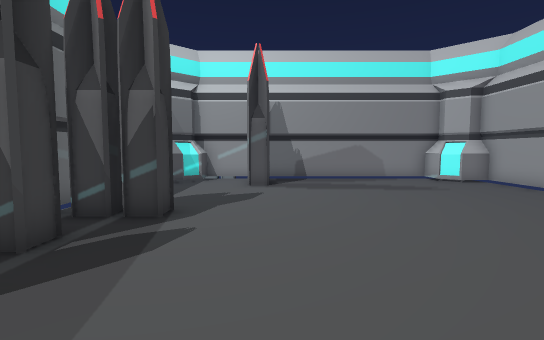
View 1 (above)

14 first-person views from a walk through a 3-D level made in the Unity game engine. The camera is 1.3 m above the floor, tilts 4° down and sees 85° across. The floor is counted in squares, 1 m on a side. Each view is taken from the middle of a square. On the plan, view 1 faces up. The plan holds only what a view shows up to about 14 squares ahead; the rest is blank. The place goes on beyond the plan.

View 2
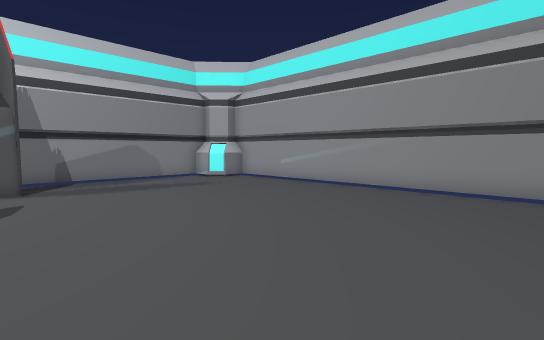

View 3
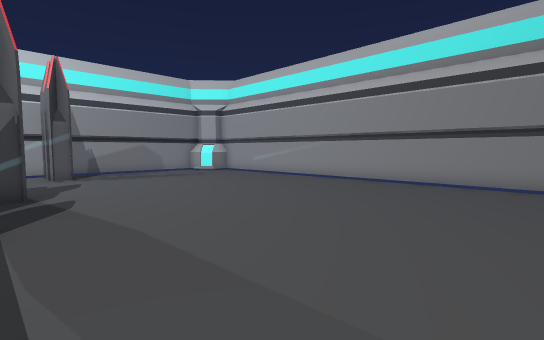

View 4
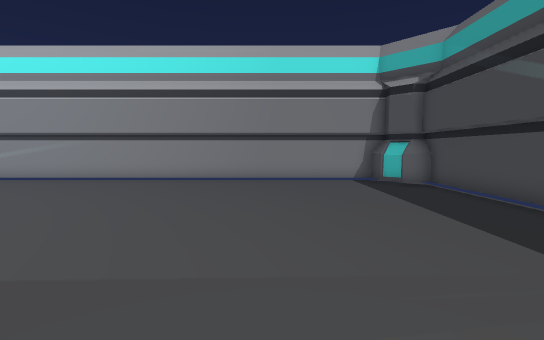

View 5
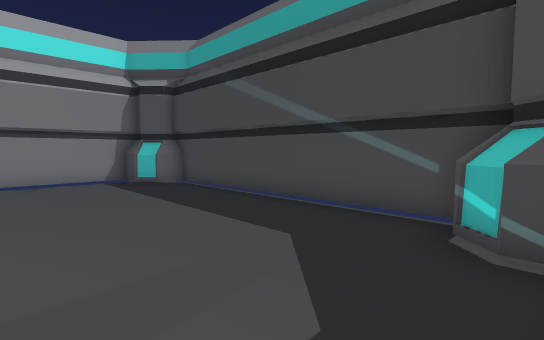

View 6
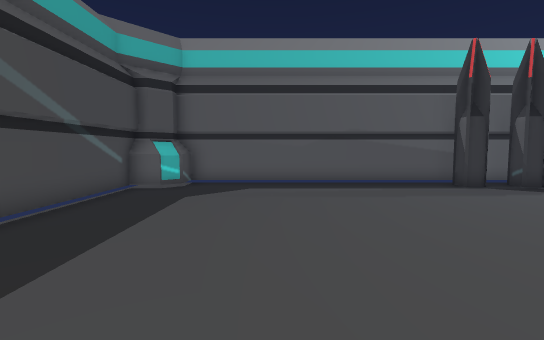

View 7
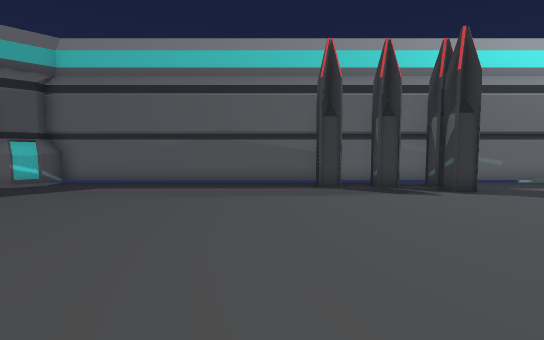

View 8
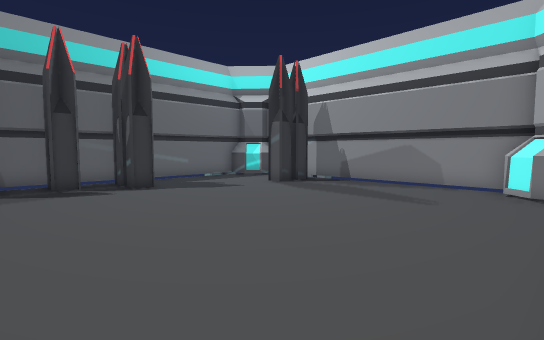

View 9
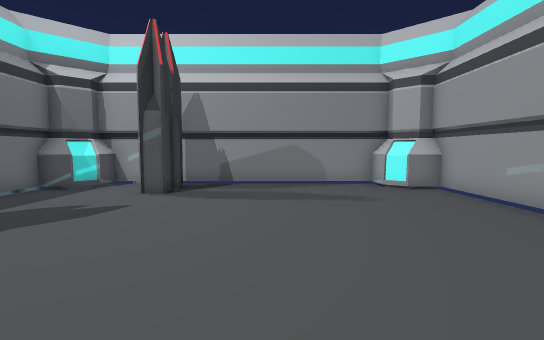

View 10
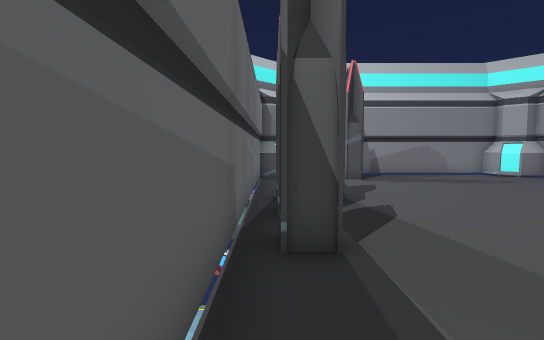

View 11
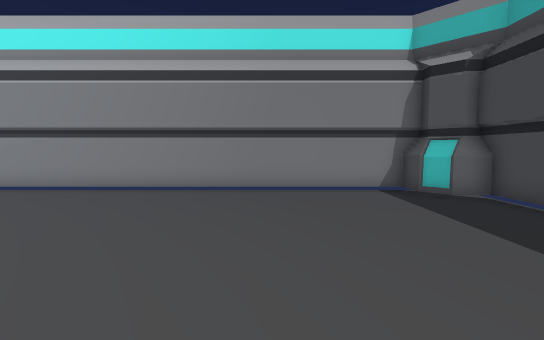

View 12
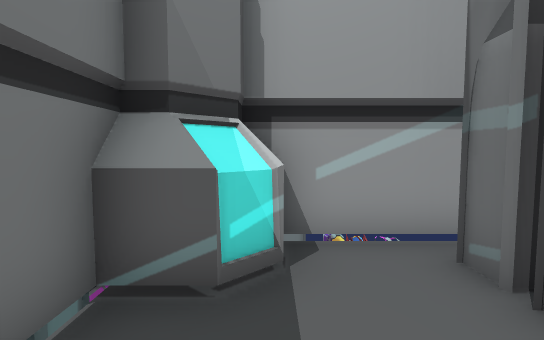

View 13
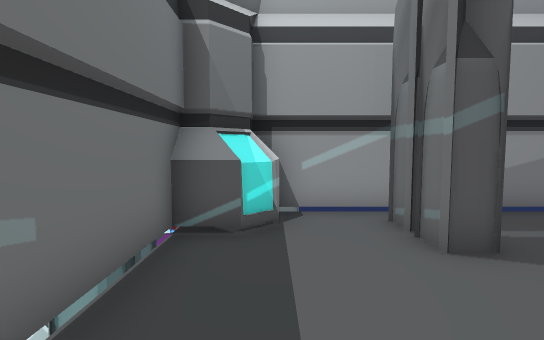

View 14
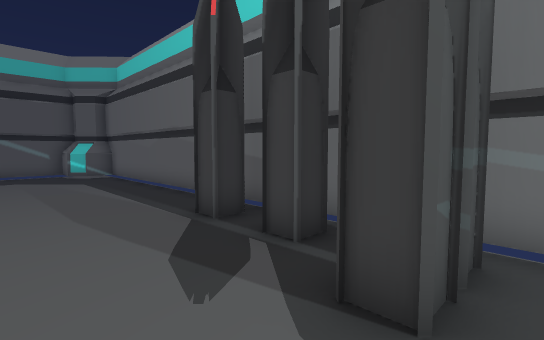

### Floor plan
Points are (right, up) in squares from view 1. A wall is a line through its corners. A room is listed if a view was taken in it or the views show most of it. See-through windows are left out.
Room 1 (views 1, 2, 3, 4, 5, 6, 7, 8, 9, 10, 11, 12, 13, 14)
walls: (-4.6, 10.5) (-4.6, -8.5) (-3.8, -8.5); (-3.6, 11.7) (-4.5, 11.7); (-2.9, 12.2) (-3.6, 11.5) (-4.5, 11.5); (8.5, 11.5) (7.5, 11.5) (6.8, 12.2) (6.8, 13.3); (7.4, -8.2) (8.5, -8.2); (7.4, -8.3) (8.5, -8.3); (-3.6, -8.2) (-2.9, -8.9); (8.5, 11.7) (7.6, 11.7); (7.6, -8.7) (7.5, -8.5) (8.4, -8.5) (8.4, 12) (7.9, 12) (7.3, 12.5) (6.8, 12.2); (-4.6, -8.2) (-3.7, -8.2); (-3.5, -8.9) (-2.9, -8.7); (-2.9, 13.2) (-2.9, 12.3) (-3.5, 12.6) (-4.1, 12) (-4.5, 12); (-4.6, -8.3) (-3.8, -8.3); (-4, -8.7) (-3.5, -9.2) (-2.9, -8.8) (-2.9, -9.9); (7.4, 13.1) (-3.5, 13.1); (7.2, -9.3) (7.9, -8.6); (6.8, -9.9) (6.8, -8.9) (7.5, -8.2); (-3.4, -9.8) (7.2, -9.8)
ways out: opening at (-4, 11)
objects: other object (-4, 2) to (-3, 2); other object (-4, 4) to (-3, 4); other object (-4, 6) to (-3, 6); other object (-2, 6); other object (-1, 11) to (0, 11); other object (-1, 12) to (0, 12)

Positions as (right, up) in squares from view 1, and headings:
1: (0, 0), facing up
2: (-1, 0), facing up-right
3: (-3, -4), facing up-right
4: (-4, -4), facing right
5: (-4, -4), facing down-right
6: (7, -5), facing left
7: (7, 0), facing left
8: (8, 2), facing up-left
9: (3, 2), facing up
10: (-4, -2), facing up
11: (-1, -4), facing right
12: (-3, 9), facing up
13: (-3, 7), facing up
14: (0, 7), facing down-left
